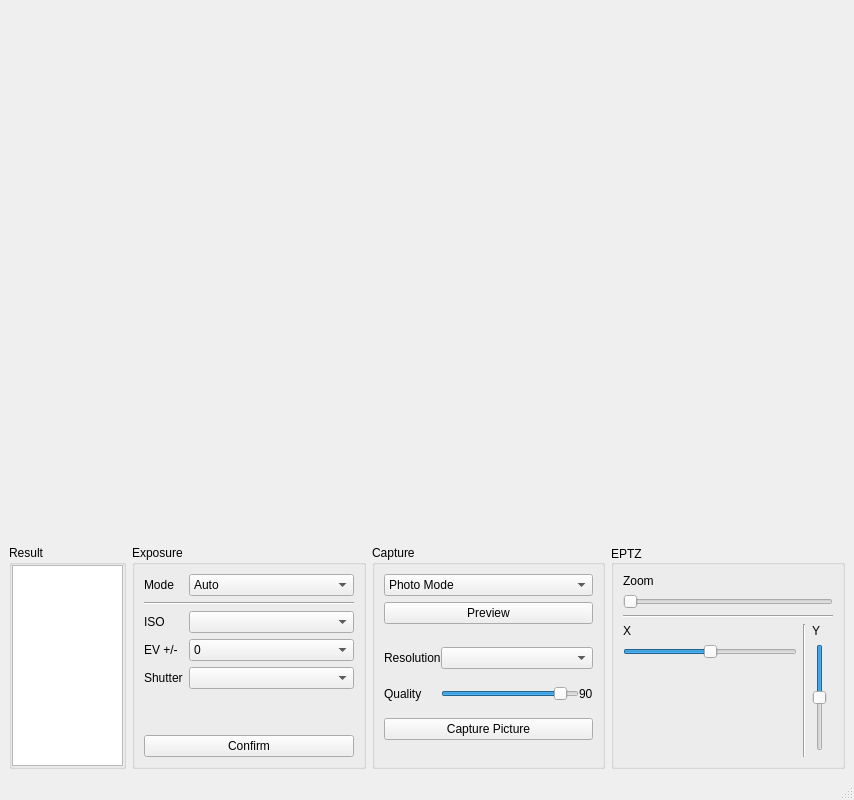
<?xml version="1.0" encoding="UTF-8"?>
<ui version="4.0">
 <class>MainWindow</class>
 <widget class="QMainWindow" name="MainWindow">
  <property name="geometry">
   <rect>
    <x>0</x>
    <y>0</y>
    <width>854</width>
    <height>800</height>
   </rect>
  </property>
  <property name="sizePolicy">
   <sizepolicy hsizetype="Minimum" vsizetype="Minimum">
    <horstretch>0</horstretch>
    <verstretch>0</verstretch>
   </sizepolicy>
  </property>
  <property name="windowTitle">
   <string>Camera Controller</string>
  </property>
  <property name="windowIcon">
   <iconset resource="res.qrc">
    <normaloff>:/new/prefix1/img/20220329010248.png</normaloff>:/new/prefix1/img/20220329010248.png</iconset>
  </property>
  <widget class="QWidget" name="centralwidget">
   <property name="enabled">
    <bool>true</bool>
   </property>
   <property name="sizePolicy">
    <sizepolicy hsizetype="Minimum" vsizetype="Minimum">
     <horstretch>0</horstretch>
     <verstretch>0</verstretch>
    </sizepolicy>
   </property>
   <layout class="QGridLayout" name="gridLayout_2" rowstretch="2,0">
    <item row="1" column="0">
     <layout class="QHBoxLayout" name="horizontalLayout" stretch="1,2,2,2">
      <item>
       <widget class="QGroupBox" name="groupBox_3">
        <property name="sizePolicy">
         <sizepolicy hsizetype="Preferred" vsizetype="Preferred">
          <horstretch>0</horstretch>
          <verstretch>0</verstretch>
         </sizepolicy>
        </property>
        <property name="title">
         <string>Result</string>
        </property>
        <layout class="QHBoxLayout" name="horizontalLayout_3">
         <property name="spacing">
          <number>0</number>
         </property>
         <property name="leftMargin">
          <number>0</number>
         </property>
         <property name="topMargin">
          <number>0</number>
         </property>
         <property name="rightMargin">
          <number>0</number>
         </property>
         <property name="bottomMargin">
          <number>0</number>
         </property>
         <item>
          <widget class="QTextEdit" name="textEdit">
           <property name="autoFillBackground">
            <bool>true</bool>
           </property>
          </widget>
         </item>
        </layout>
       </widget>
      </item>
      <item>
       <widget class="QGroupBox" name="groupBox_4">
        <property name="sizePolicy">
         <sizepolicy hsizetype="Preferred" vsizetype="Preferred">
          <horstretch>0</horstretch>
          <verstretch>0</verstretch>
         </sizepolicy>
        </property>
        <property name="title">
         <string>Exposure</string>
        </property>
        <property name="alignment">
         <set>Qt::AlignLeading|Qt::AlignLeft|Qt::AlignTop</set>
        </property>
        <layout class="QGridLayout" name="gridLayout_3" columnstretch="1,0">
         <property name="leftMargin">
          <number>9</number>
         </property>
         <property name="topMargin">
          <number>9</number>
         </property>
         <property name="rightMargin">
          <number>9</number>
         </property>
         <property name="bottomMargin">
          <number>9</number>
         </property>
         <item row="7" column="1">
          <widget class="QComboBox" name="comboBox_shutter">
           <property name="enabled">
            <bool>true</bool>
           </property>
          </widget>
         </item>
         <item row="10" column="0" colspan="2">
          <widget class="QPushButton" name="pushButton">
           <property name="text">
            <string>Confirm</string>
           </property>
          </widget>
         </item>
         <item row="3" column="1">
          <widget class="QComboBox" name="comboBox_ev">
           <property name="currentIndex">
            <number>2</number>
           </property>
           <item>
            <property name="text">
             <string>-2</string>
            </property>
           </item>
           <item>
            <property name="text">
             <string>-1</string>
            </property>
           </item>
           <item>
            <property name="text">
             <string>0</string>
            </property>
           </item>
           <item>
            <property name="text">
             <string>1</string>
            </property>
           </item>
           <item>
            <property name="text">
             <string>2</string>
            </property>
           </item>
          </widget>
         </item>
         <item row="2" column="0">
          <widget class="QLabel" name="label_8">
           <property name="sizePolicy">
            <sizepolicy hsizetype="Maximum" vsizetype="Preferred">
             <horstretch>0</horstretch>
             <verstretch>0</verstretch>
            </sizepolicy>
           </property>
           <property name="text">
            <string>ISO</string>
           </property>
          </widget>
         </item>
         <item row="0" column="0">
          <widget class="QLabel" name="label_11">
           <property name="text">
            <string>Mode</string>
           </property>
          </widget>
         </item>
         <item row="2" column="1">
          <widget class="QComboBox" name="comboBox_iso">
           <property name="sizePolicy">
            <sizepolicy hsizetype="Preferred" vsizetype="Fixed">
             <horstretch>0</horstretch>
             <verstretch>0</verstretch>
            </sizepolicy>
           </property>
           <property name="currentText">
            <string/>
           </property>
           <property name="placeholderText">
            <string/>
           </property>
          </widget>
         </item>
         <item row="0" column="1">
          <widget class="QComboBox" name="comboBox_7">
           <property name="currentIndex">
            <number>1</number>
           </property>
           <item>
            <property name="text">
             <string>Mannual</string>
            </property>
           </item>
           <item>
            <property name="text">
             <string>Auto</string>
            </property>
           </item>
          </widget>
         </item>
         <item row="1" column="0" colspan="2">
          <widget class="Line" name="line_3">
           <property name="orientation">
            <enum>Qt::Horizontal</enum>
           </property>
          </widget>
         </item>
         <item row="3" column="0">
          <widget class="QLabel" name="label_ev">
           <property name="sizePolicy">
            <sizepolicy hsizetype="Maximum" vsizetype="Preferred">
             <horstretch>0</horstretch>
             <verstretch>0</verstretch>
            </sizepolicy>
           </property>
           <property name="text">
            <string>EV +/-</string>
           </property>
          </widget>
         </item>
         <item row="9" column="0">
          <spacer name="verticalSpacer_2">
           <property name="orientation">
            <enum>Qt::Vertical</enum>
           </property>
           <property name="sizeHint" stdset="0">
            <size>
             <width>20</width>
             <height>40</height>
            </size>
           </property>
          </spacer>
         </item>
         <item row="7" column="0">
          <widget class="QLabel" name="label_shutter">
           <property name="enabled">
            <bool>true</bool>
           </property>
           <property name="sizePolicy">
            <sizepolicy hsizetype="Maximum" vsizetype="Preferred">
             <horstretch>0</horstretch>
             <verstretch>0</verstretch>
            </sizepolicy>
           </property>
           <property name="text">
            <string>Shutter</string>
           </property>
          </widget>
         </item>
        </layout>
       </widget>
      </item>
      <item>
       <widget class="QGroupBox" name="groupBox_2">
        <property name="sizePolicy">
         <sizepolicy hsizetype="Expanding" vsizetype="Expanding">
          <horstretch>0</horstretch>
          <verstretch>0</verstretch>
         </sizepolicy>
        </property>
        <property name="title">
         <string>Capture</string>
        </property>
        <layout class="QGridLayout" name="gridLayout_4">
         <item row="0" column="0">
          <widget class="QComboBox" name="comboBox">
           <property name="currentIndex">
            <number>1</number>
           </property>
           <item>
            <property name="text">
             <string>Video Mode</string>
            </property>
           </item>
           <item>
            <property name="text">
             <string>Photo Mode</string>
            </property>
           </item>
          </widget>
         </item>
         <item row="2" column="0">
          <widget class="QStackedWidget" name="stackedWidget">
           <property name="currentIndex">
            <number>1</number>
           </property>
           <widget class="QWidget" name="page_1_video">
            <layout class="QGridLayout" name="gridLayout_6">
             <property name="leftMargin">
              <number>0</number>
             </property>
             <property name="topMargin">
              <number>0</number>
             </property>
             <property name="rightMargin">
              <number>0</number>
             </property>
             <property name="bottomMargin">
              <number>0</number>
             </property>
             <item row="1" column="0">
              <widget class="QLabel" name="label_5">
               <property name="text">
                <string>Bitrate</string>
               </property>
              </widget>
             </item>
             <item row="1" column="1">
              <widget class="QSlider" name="horizontalSlider_3">
               <property name="singleStep">
                <number>5</number>
               </property>
               <property name="orientation">
                <enum>Qt::Horizontal</enum>
               </property>
               <property name="invertedAppearance">
                <bool>false</bool>
               </property>
               <property name="tickPosition">
                <enum>QSlider::NoTicks</enum>
               </property>
               <property name="tickInterval">
                <number>10</number>
               </property>
              </widget>
             </item>
             <item row="0" column="0" colspan="2">
              <widget class="QComboBox" name="comboBox_3">
               <item>
                <property name="text">
                 <string>H.264</string>
                </property>
               </item>
               <item>
                <property name="text">
                 <string>H.265</string>
                </property>
               </item>
              </widget>
             </item>
             <item row="2" column="0" colspan="2">
              <widget class="QPushButton" name="pushButton_record">
               <property name="sizePolicy">
                <sizepolicy hsizetype="Preferred" vsizetype="Maximum">
                 <horstretch>0</horstretch>
                 <verstretch>0</verstretch>
                </sizepolicy>
               </property>
               <property name="text">
                <string>Record Video</string>
               </property>
              </widget>
             </item>
            </layout>
           </widget>
           <widget class="QWidget" name="page_0_photo">
            <layout class="QGridLayout" name="gridLayout_5">
             <property name="leftMargin">
              <number>0</number>
             </property>
             <property name="topMargin">
              <number>0</number>
             </property>
             <property name="rightMargin">
              <number>0</number>
             </property>
             <property name="bottomMargin">
              <number>0</number>
             </property>
             <property name="spacing">
              <number>0</number>
             </property>
             <item row="0" column="0">
              <widget class="QLabel" name="label_2">
               <property name="text">
                <string>Resolution</string>
               </property>
              </widget>
             </item>
             <item row="1" column="0">
              <widget class="QLabel" name="label_3">
               <property name="text">
                <string>Quality</string>
               </property>
              </widget>
             </item>
             <item row="1" column="1">
              <widget class="QSlider" name="horizontalSlider_2">
               <property name="singleStep">
                <number>10</number>
               </property>
               <property name="value">
                <number>90</number>
               </property>
               <property name="tracking">
                <bool>false</bool>
               </property>
               <property name="orientation">
                <enum>Qt::Horizontal</enum>
               </property>
               <property name="invertedAppearance">
                <bool>false</bool>
               </property>
               <property name="invertedControls">
                <bool>false</bool>
               </property>
              </widget>
             </item>
             <item row="1" column="2">
              <widget class="QLabel" name="label_4">
               <property name="text">
                <string>90</string>
               </property>
              </widget>
             </item>
             <item row="0" column="1" colspan="2">
              <widget class="QComboBox" name="comboBox_2">
               <property name="sizePolicy">
                <sizepolicy hsizetype="Expanding" vsizetype="Maximum">
                 <horstretch>0</horstretch>
                 <verstretch>0</verstretch>
                </sizepolicy>
               </property>
               <item>
                <property name="text">
                 <string/>
                </property>
               </item>
               <item>
                <property name="text">
                 <string>4000x3000</string>
                </property>
               </item>
               <item>
                <property name="text">
                 <string>3840x2160</string>
                </property>
               </item>
               <item>
                <property name="text">
                 <string>1920x1080</string>
                </property>
               </item>
               <item>
                <property name="text">
                 <string>1280x720</string>
                </property>
               </item>
               <item>
                <property name="text">
                 <string>5472x3648</string>
                </property>
               </item>
               <item>
                <property name="text">
                 <string>6144x4096</string>
                </property>
               </item>
              </widget>
             </item>
             <item row="2" column="0" colspan="3">
              <widget class="QPushButton" name="pushButton_take_photo">
               <property name="sizePolicy">
                <sizepolicy hsizetype="Preferred" vsizetype="Maximum">
                 <horstretch>0</horstretch>
                 <verstretch>0</verstretch>
                </sizepolicy>
               </property>
               <property name="text">
                <string>Capture Picture</string>
               </property>
              </widget>
             </item>
            </layout>
           </widget>
          </widget>
         </item>
         <item row="1" column="0">
          <widget class="QPushButton" name="pushButton_9">
           <property name="sizePolicy">
            <sizepolicy hsizetype="Preferred" vsizetype="Maximum">
             <horstretch>0</horstretch>
             <verstretch>0</verstretch>
            </sizepolicy>
           </property>
           <property name="text">
            <string>Preview</string>
           </property>
          </widget>
         </item>
        </layout>
       </widget>
      </item>
      <item>
       <widget class="QGroupBox" name="groupBox">
        <property name="sizePolicy">
         <sizepolicy hsizetype="Expanding" vsizetype="Expanding">
          <horstretch>0</horstretch>
          <verstretch>0</verstretch>
         </sizepolicy>
        </property>
        <property name="title">
         <string>EPTZ</string>
        </property>
        <property name="alignment">
         <set>Qt::AlignLeading|Qt::AlignLeft|Qt::AlignVCenter</set>
        </property>
        <layout class="QGridLayout" name="gridLayout" columnstretch="1,0,0,0">
         <item row="5" column="0">
          <spacer name="verticalSpacer">
           <property name="orientation">
            <enum>Qt::Vertical</enum>
           </property>
           <property name="sizeHint" stdset="0">
            <size>
             <width>20</width>
             <height>40</height>
            </size>
           </property>
          </spacer>
         </item>
         <item row="3" column="2">
          <widget class="QLabel" name="label_7">
           <property name="text">
            <string>Y</string>
           </property>
          </widget>
         </item>
         <item row="4" column="2" rowspan="2">
          <widget class="QSlider" name="verticalSlider_Y">
           <property name="sizePolicy">
            <sizepolicy hsizetype="Fixed" vsizetype="Expanding">
             <horstretch>0</horstretch>
             <verstretch>0</verstretch>
            </sizepolicy>
           </property>
           <property name="value">
            <number>50</number>
           </property>
           <property name="sliderPosition">
            <number>50</number>
           </property>
           <property name="tracking">
            <bool>false</bool>
           </property>
           <property name="orientation">
            <enum>Qt::Vertical</enum>
           </property>
           <property name="invertedAppearance">
            <bool>true</bool>
           </property>
          </widget>
         </item>
         <item row="4" column="0">
          <widget class="QSlider" name="horizontalSlider_x">
           <property name="sizePolicy">
            <sizepolicy hsizetype="Expanding" vsizetype="Fixed">
             <horstretch>0</horstretch>
             <verstretch>0</verstretch>
            </sizepolicy>
           </property>
           <property name="value">
            <number>50</number>
           </property>
           <property name="tracking">
            <bool>false</bool>
           </property>
           <property name="orientation">
            <enum>Qt::Horizontal</enum>
           </property>
          </widget>
         </item>
         <item row="0" column="0">
          <widget class="QLabel" name="label">
           <property name="sizePolicy">
            <sizepolicy hsizetype="Preferred" vsizetype="Maximum">
             <horstretch>0</horstretch>
             <verstretch>0</verstretch>
            </sizepolicy>
           </property>
           <property name="text">
            <string>Zoom</string>
           </property>
          </widget>
         </item>
         <item row="3" column="0">
          <widget class="QLabel" name="label_6">
           <property name="text">
            <string>X</string>
           </property>
          </widget>
         </item>
         <item row="1" column="0" colspan="4">
          <widget class="QSlider" name="horizontalSlider">
           <property name="sizePolicy">
            <sizepolicy hsizetype="Expanding" vsizetype="Fixed">
             <horstretch>0</horstretch>
             <verstretch>0</verstretch>
            </sizepolicy>
           </property>
           <property name="singleStep">
            <number>5</number>
           </property>
           <property name="tracking">
            <bool>false</bool>
           </property>
           <property name="orientation">
            <enum>Qt::Horizontal</enum>
           </property>
          </widget>
         </item>
         <item row="2" column="0" colspan="4">
          <widget class="Line" name="line_2">
           <property name="orientation">
            <enum>Qt::Horizontal</enum>
           </property>
          </widget>
         </item>
         <item row="3" column="1" rowspan="4">
          <widget class="Line" name="line">
           <property name="orientation">
            <enum>Qt::Vertical</enum>
           </property>
          </widget>
         </item>
        </layout>
       </widget>
      </item>
     </layout>
    </item>
    <item row="0" column="0">
     <widget class="QWidget" name="widget" native="true">
      <layout class="QHBoxLayout" name="horizontalLayout_2"/>
     </widget>
    </item>
   </layout>
  </widget>
  <widget class="QMenuBar" name="menubar">
   <property name="geometry">
    <rect>
     <x>0</x>
     <y>0</y>
     <width>854</width>
     <height>25</height>
    </rect>
   </property>
  </widget>
  <widget class="QStatusBar" name="statusbar"/>
 </widget>
 <resources>
  <include location="res.qrc"/>
 </resources>
 <connections>
  <connection>
   <sender>comboBox</sender>
   <signal>activated(int)</signal>
   <receiver>stackedWidget</receiver>
   <slot>setCurrentIndex(int)</slot>
   <hints>
    <hint type="sourcelabel">
     <x>404</x>
     <y>653</y>
    </hint>
    <hint type="destinationlabel">
     <x>404</x>
     <y>608</y>
    </hint>
   </hints>
  </connection>
 </connections>
</ui>
